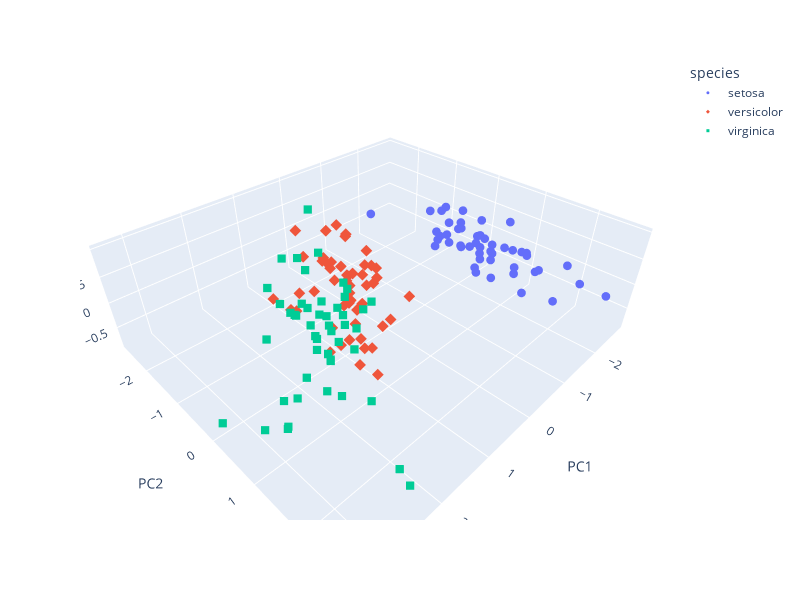

Notebook cell for this chart:
### Code cell
# PC1=pca_df['PC1']
# PC2=pca_df['PC2']
# PC3=pca_df['PC3']
# c=pca_df['species']
# from mpl_toolkits import mplot3d
# plt.rcParams["figure.figsize"] = (8,8) #graphic size
# fig = plt.figure()
# ax = plt.axes(projection='3d')
# ax.scatter3D(PC1, PC2, PC3)

import plotly.express as px
fig=px.scatter_3d(pca_df, x='PC1', y='PC2', z='PC3',color='species', symbol='species', width=800, height=600)
fig.update_traces(marker=dict(size=3))
